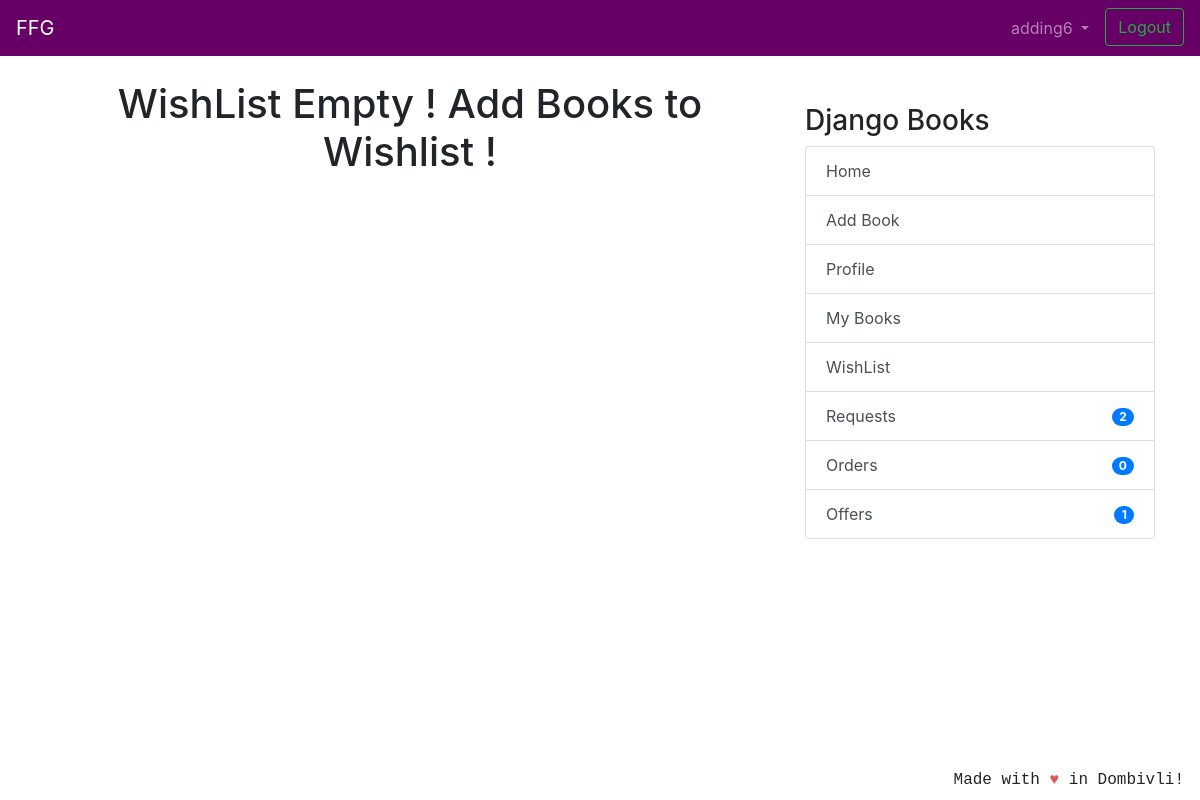
Before: /list/wishlist/ (signed in) with the older database file.
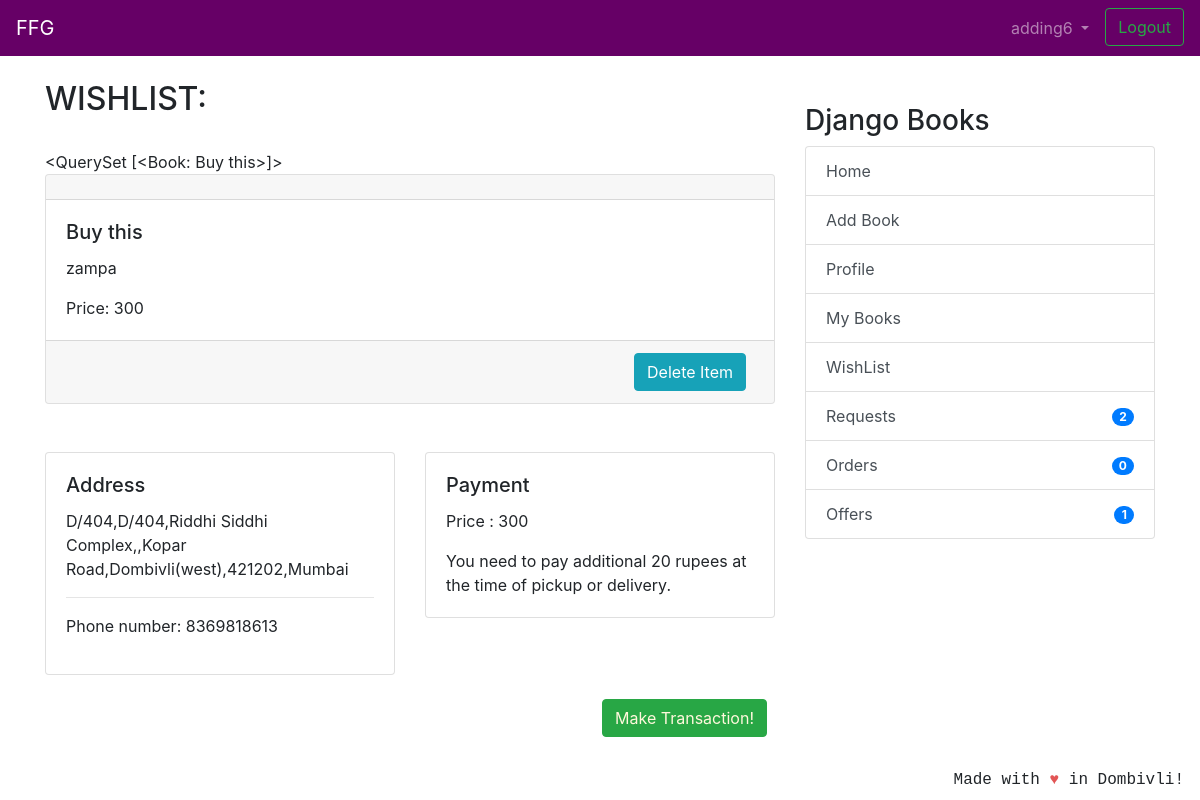
After: the same page with the newer database file.
### coreapp/models.py (models this page shows, shortened)
class Book(models.Model):
    user = models.ForeignKey(User, on_delete=models.CASCADE, null=True)
    book_name = models.CharField(max_length=100)
    author_name = models.CharField(max_length=100, blank=True, null=True)
    description = models.CharField(max_length=2000,blank=True,null=True)
    image = models.ImageField(null=True, blank=True, upload_to="book_images/")
    price = models.IntegerField(null=True,blank=True)
    sell_or_exchange = models.CharField(
        max_length=100, choices=BUY_OR_EXCHANGE, default='Exchange')
    condition = models.CharField(
        max_length=100, choices=CONITION_CHOICES, default='Acceptable')
    created_at = models.DateTimeField(auto_now_add=True)
    class Meta:
        verbose_name = 'Book'
        verbose_name_plural = 'Books'
    def __str__(self):
        return self.book_name

class ShippingAddress(models.Model):
    profile = models.OneToOneField(
        Profile, on_delete=models.CASCADE,related_name='address')
    phone_regex = RegexValidator(
        regex=r'^\+?1?\d{9,15}$', message="Phone number must be entered in the format: '+999999999'. Up to 15 digits allowed.")
    phone_number = models.CharField(
        validators=[phone_regex], max_length=17)
    flatnumber = models.CharField("Flat Number", max_length=100)
    address1 = models.CharField("Address line 1", max_length=500,)
    address2 = models.CharField("Address line 2", max_length=500,blank=True,null=True)
    zip_code = models.CharField(
        max_length=100, choices=ZIP_CHOICES ,default='421202')
    city = models.CharField("City", max_length=100,)
    class Meta:
        verbose_name = "Shipping Address"
        verbose_name_plural = "Shipping Addresses"
    def __str__(self):
        return "{},{},{},{},{}".format(self.flatnumber, self.address1, self.address2, self.zip_code, self.city)

### wishlist/views.py (the view)
# urls.py: path('wishlist/', views.wish_list_entries_view, name='wish_list'),
@login_required
def wish_list_entries_view(request):
    orders = Order.objects.get(owner=request.user.profile)
    address_form = ShippingAddressForm(
        request.POST, instance=request.user.profile.address)
    if request.method == "POST" and 'Yes' in request.POST:
        print("POST REQUEST")
        return redirect('transaction:orders_view')
    if request.method == 'POST' and 'updateadd' in request.POST:
        if address_form.is_valid():
            address_form.save()
            messages.success(request, ('Address successfully updated!'))
    user_profile = get_object_or_404(Profile, user=request.user)
    address = get_object_or_404(ShippingAddress, profile=user_profile)
    orderitems = Order.objects.get(owner=request.user.profile)
    orders = orderitems.get_cart_items()
    total_price = Order.objects.filter(
        owner=request.user.profile).aggregate(Sum('items__price'))
    total_price=(list(total_price.values())[0])
    context = {'orders': orders, 'address': address, 'address_form': address_form,'total_price':total_price }
    return render(request, 'wish_list_entries.html', context)

### coreapp/models.py (called while the page is built)
    def get_cart_items(self):
        return self.items.all()

### nofapapp/context_processors.py (called while the page is built)
def add_variable_to_context(request):
    if request.user.id:
        return {
            'requestscount': Requests.objects.filter(requester=request.user).count(),
            'offercount' : Requests.objects.filter(offerrer=request.user).count(),
            'orderscount': Transaction.objects.filter(offerrer=request.user).count(),
            'addresscheck': get_object_or_404(ShippingAddress, profile=get_object_or_404(Profile, user=request.user)).address1
            }
    else:
        return {}

### templates/wish_list_entries.html (shortened to what this page needs)
{% extends 'base.html' %}
{% load crispy_forms_tags %}
{% block content %}
{% if orders %}
<h2>WISHLIST:</h2>
<br/>
{{ orders }}
{% for book in orders %}
<div class="card text-left">
    <div class="card-header">
    </div>
    <div class="card-body">
        <h5 class="card-title">{{ book.book_name }}</h5>
        {% if book.author_name %}
        <p class="card-text">{{ book.author_name }}</p>
        {% endif %}
        <p class="card-text">Price: {{ book.price }}</p>
    </div>
    <div class="card-footer text-mutxed">
        <a href="{% url 'wishlist:delete_item' book.id %}" class="mr-2 btn btn-info float-right">Delete Item</a>
    </div>
</div>
{% endfor %}
<br />
<div class="row">
    <div class="col-sm-6">
        <div class="card">
            <div class="card-body">
                <h5 class="card-title">Address</h5>
                {% if address.address1 != "" %}
                {{ address }}
                <hr />
                <p>Phone number: {{ address.phone_number }}</p>
                {% endif %}
            </div>
        </div>
    </div>
    <div class="col-sm-6">
        <div class="card">
            <div class="card-body">
                <h5 class="card-title">Payment</h5>
                 <p>Price : {{ total_price }}</p>
                <p class="card-text">You need to pay additional 20 rupees at the time of pickup or delivery.</p>
            </div>
        </div>
    </div>
</div>
<br/>
{% if address.address1 == "" %}
<button class="mr-2 mb-2 btn btn-success float-right disabled" style="color: cornsilk" data-toggle="modal" data-target="#confirmselection">Make
    Transaction!</button>
{% else %}
<button class="mr-2 mb-2 btn btn-success float-right" style="color: cornsilk" data-toggle="modal" data-target="#confirmselection">Make
    Transaction!</button>
{% endif %}
{% else %}
<div class="text-center">
    <h1>WishList Empty ! Add Books to Wishlist ! </h1>
</div>
{% endif %}
{% endblock %}

Changed rows visible on the page:
added Book: book_name "<QuerySet [<Book: Buy this>]>", book_name "Buy this", author_name "zampa", price "300"
now on this page (row unchanged): ShippingAddress: flatnumber+address1+address2 "D/404,D/404,Riddhi Siddhi Complex,,Kopar Road,Dombivli(west),421202,Mumbai", phone_number "8369818613"
Other visible differences:
{{ total_price }}: (not shown) → "300"
text no longer shown: "WishList Empty ! Add Books to Wishlist !"
text now shown: "WISHLIST: Address Phone number: Payment Price : You need to pay additional 20 rupees at the time of pickup or delivery. Make Transaction!"
